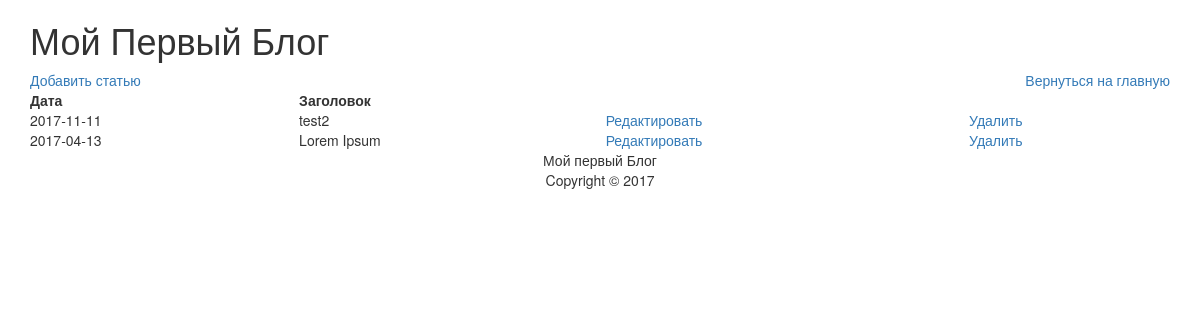
The app's page /admin/index.php with its own data.
### tables this page shows
CREATE TABLE IF NOT EXISTS `articles` (
  `id` int(11) NOT NULL,
  `title` varchar(255) NOT NULL,
  `content` text NOT NULL,
  `date` date NOT NULL
);

### models/articles.php (called while the page is built, shortened)
<?php
	function articles_all($link) {
		$query = "SELECT * FROM articles ORDER BY id DESC";
		$result = mysqli_query($link, $query);
		$n = mysqli_num_rows($result);
		$articles = array();
		for ($i = 0; $i < $n; $i++) {
			$row = mysqli_fetch_assoc($result);
			$articles[] = $row;
		}
		return $articles;
	}
?>

### views/articles_admin.php (the view, shortened to what this page needs)
<!DOCTYPE html>
<html>
	<head>
		<link rel="stylesheet" href="../style.css">
		<link rel="stylesheet" href="https://maxcdn.bootstrapcdn.com/bootstrap/3.3.7/css/bootstrap.min.css">
	</head>
	<body>
		<div class="container">
			<h1>Мой Первый Блог</h1>
			<div>
				<a href="index.php?action=add" >Добавить статью</a>
				<span style="float: right"><a href="../">Вернуться на главную</a></span>
				<table class="admin-table">
					<tr>
						<th>Дата</th>
						<th>Заголовок</th>
						<th></th>
						<th></th>
					</tr>
					<?php foreach($articles as $a): ?>
					<tr>
						<td><?=$a['date']?></td>
						<td><?=$a['title']?></td>
						<td><a href="index.php?action=edit&id=<?=$a['id']?>">Редактировать</a></td>
						<td><a href="index.php?action=delete&id=<?=$a['id']?>">Удалить</a></td>
					</tr>
					<?php endforeach ?>
				</table>
			</div>
			<footer>
				<p>Мой первый Блог<br>Copyright &copy; 2017</p>
			</footer>
		</div>
	</body>
</html>

### style.css (style rules this page uses)
footer { text-align: center; }
.admin-table { width: 100%; }

### records on screen
articles: date "2017-11-11", title "test2"
articles: date "2017-04-13", title "Lorem Ipsum"
